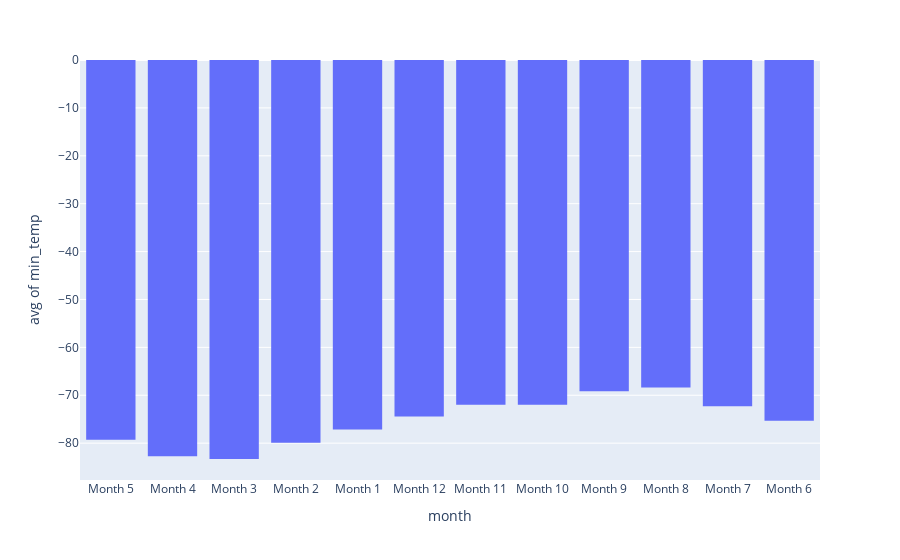

Here is the notebook cell this chart was saved with:
### Code cell
# Plot a bar chart of the average min_temp by month
fig = px.histogram(planet_weather, y='min_temp', x='month', histfunc='avg')
fig

### Figure 1 — Plotly figure (JSON) as saved in the notebook; plotly's stock layout.template omitted (floating-point values rounded to 4 significant figures; data arrays with more than 128 entries replaced by an {"elided": "..."} marker saying what was removed)
{"data": [{"alignmentgroup": "True", "bingroup": "x", "histfunc": "avg", "hovertemplate": "month=%{x}<br>avg of min_temp=%{y}<extra></extra>", "legendgroup": "", "marker": {"color": "#636efa", "pattern": {"shape": ""}}, "name": "", "offsetgroup": "", "orientation": "v", "showlegend": false, "type": "histogram", "x": {"elided": "1894 str values"}, "xaxis": "x", "y": {"elided": "1894 int values"}, "yaxis": "y"}], "layout": {"autosize": true, "barmode": "relative", "legend": {"tracegroupgap": 0}, "margin": {"t": 60}, "xaxis": {"anchor": "y", "autorange": true, "domain": [0, 1], "range": [-0.5, 11.5], "title": {"text": "month"}, "type": "category"}, "yaxis": {"anchor": "x", "autorange": true, "domain": [0, 1], "range": [-87.69, 0], "title": {"text": "avg of min_temp"}, "type": "linear"}}}
